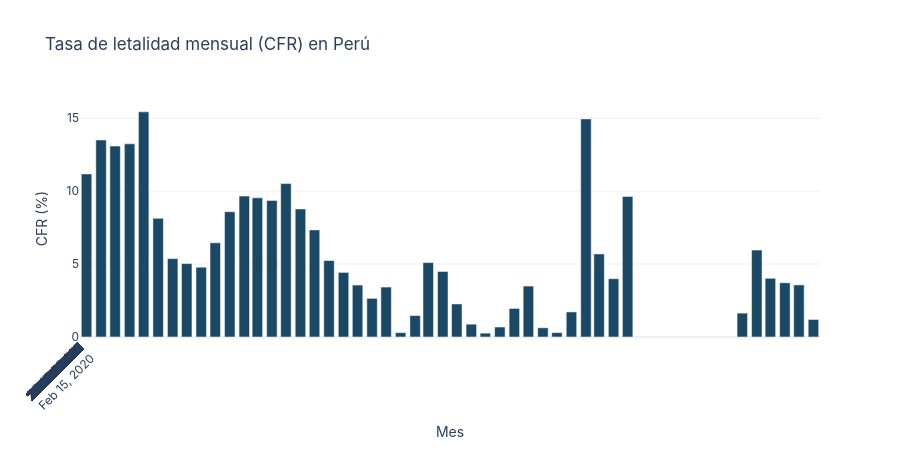

Here is the notebook cell this chart was saved with:
### Markdown cell above
## 5. Tasa de letalidad mensual (CFR)

### Code cell
peru_mensual = peru.copy()
peru_mensual["periodo"] = peru_mensual["date"].dt.to_period("M")

cfr_mensual = (
    peru_mensual.groupby("periodo")
    .agg(casos=("new_cases", "sum"), muertes=("new_deaths", "sum"))
    .reset_index()
)
cfr_mensual["cfr_pct"] = (cfr_mensual["muertes"] / cfr_mensual["casos"].replace(0, np.nan)) * 100
cfr_mensual["fecha_str"] = cfr_mensual["periodo"].astype(str)
cfr_mensual = cfr_mensual.dropna(subset=["cfr_pct"])

fig = go.Figure()
fig.add_trace(go.Bar(
    x=cfr_mensual["fecha_str"], y=cfr_mensual["cfr_pct"],
    marker_color="#1B4965",
    hovertemplate="%{x}<br>CFR: %{y:.2f}%<br>Casos: %{customdata[0]:,}<br>Muertes: %{customdata[1]:,}<extra></extra>",
    customdata=cfr_mensual[["casos", "muertes"]].values
))

fig.update_layout(
    title="Tasa de letalidad mensual (CFR) en Perú",
    xaxis_title="Mes",
    yaxis_title="CFR (%)",
    template="plotly_white",
    font=dict(family="Inter, sans-serif"),
    height=450,
    xaxis=dict(tickangle=-45, dtick=3)
)
fig.show()

### Figure 1 — Plotly figure (JSON) as saved in the notebook; plotly's stock layout.template omitted (floating-point values rounded to 4 significant figures)
{"data": [{"customdata": [[635.0, 71.0], [21010.0, 2839.0], [126600.0, 16570.0], [124100.0, 16430.0], [103600.0, 15990.0], [254000.0, 20670.0], [164600.0, 8847.0], [88530.0, 4456.0], [75210.0, 3598.0], [47220.0, 3049.0], [120300.0, 10340.0], [190500.0, 18400.0], [196000.0, 18700.0], [233300.0, 21840.0], [201900.0, 21230.0], [95710.0, 8404.0], [57880.0, 4249.0], [46150.0, 2419.0], [24090.0, 1067.0], [28500.0, 1015.0], [31300.0, 829.0], [41710.0, 1428.0], [887800.0, 2658.0], [347900.0, 5117.0], [35700.0, 1821.0], [15000.0, 674.0], [19020.0, 431.0], [32760.0, 288.0], [284400.0, 752.0], [199200.0, 1361.0], [45480.0, 890.0], [14210.0, 496.0], [62730.0, 397.0], [221700.0, 668.0], [42050.0, 722.0], [4454.0, 666.0], [5514.0, 314.0], [10330.0, 413.0], [4090.0, 394.0], [18380.0, 301.0], [1728.0, 103.0], [820.0, 33.0], [269.0, 10.0], [224.0, 8.0], [333.0, 4.0]], "hovertemplate": "%{x}<br>CFR: %{y:.2f}%<br>Casos: %{customdata[0]:,}<br>Muertes: %{customdata[1]:,}<extra></extra>", "marker": {"color": "#1B4965"}, "type": "bar", "x": ["2020-03", "2020-04", "2020-05", "2020-06", "2020-07", "2020-08", "2020-09", "2020-10", "2020-11", "2020-12", "2021-01", "2021-02", "2021-03", "2021-04", "2021-05", "2021-06", "2021-07", "2021-08", "2021-09", "2021-10", "2021-11", "2021-12", "2022-01", "2022-02", "2022-03", "2022-04", "2022-05", "2022-06", "2022-07", "2022-08", "2022-09", "2022-10", "2022-11", "2022-12", "2023-01", "2023-02", "2023-03", "2023-04", "2023-05", "2024-01", "2024-02", "2024-03", "2024-04", "2024-05", "2024-06"], "y": [11.18, 13.51, 13.09, 13.24, 15.43, 8.138, 5.374, 5.033, 4.784, 6.457, 8.59, 9.66, 9.542, 9.364, 10.52, 8.781, 7.341, 5.242, 4.429, 3.561, 2.649, 3.424, 0.2994, 1.471, 5.101, 4.492, 2.266, 0.8791, 0.2644, 0.6834, 1.957, 3.491, 0.6329, 0.3013, 1.717, 14.95, 5.695, 3.997, 9.633, 1.637, 5.961, 4.024, 3.717, 3.571, 1.201]}], "layout": {"font": {"family": "Inter, sans-serif"}, "height": 450, "title": {"text": "Tasa de letalidad mensual (CFR) en Perú"}, "xaxis": {"dtick": 3, "tickangle": -45, "title": {"text": "Mes"}}, "yaxis": {"title": {"text": "CFR (%)"}}}}
